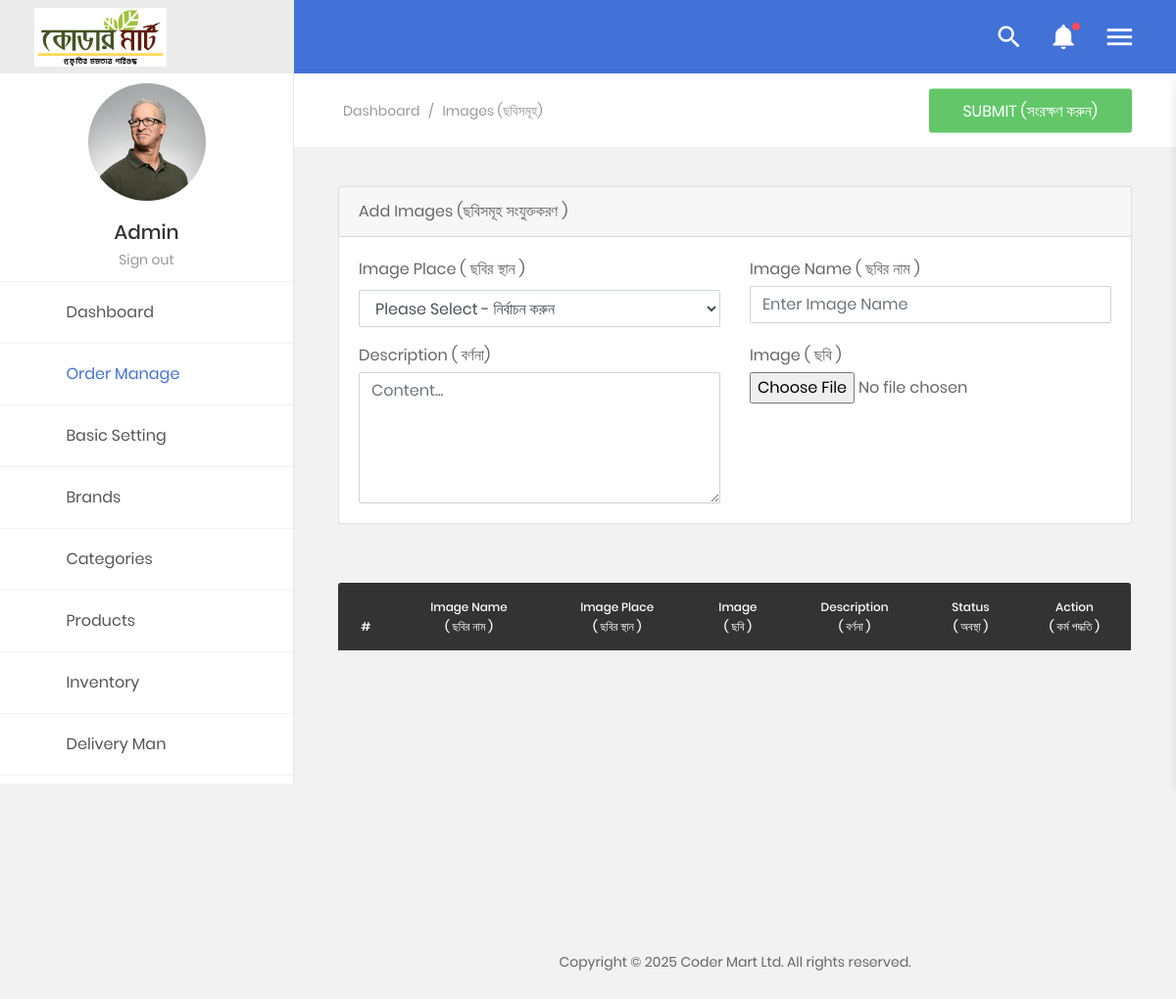
The page /admin/home/images.php (signed in) on the database as committed earlier.
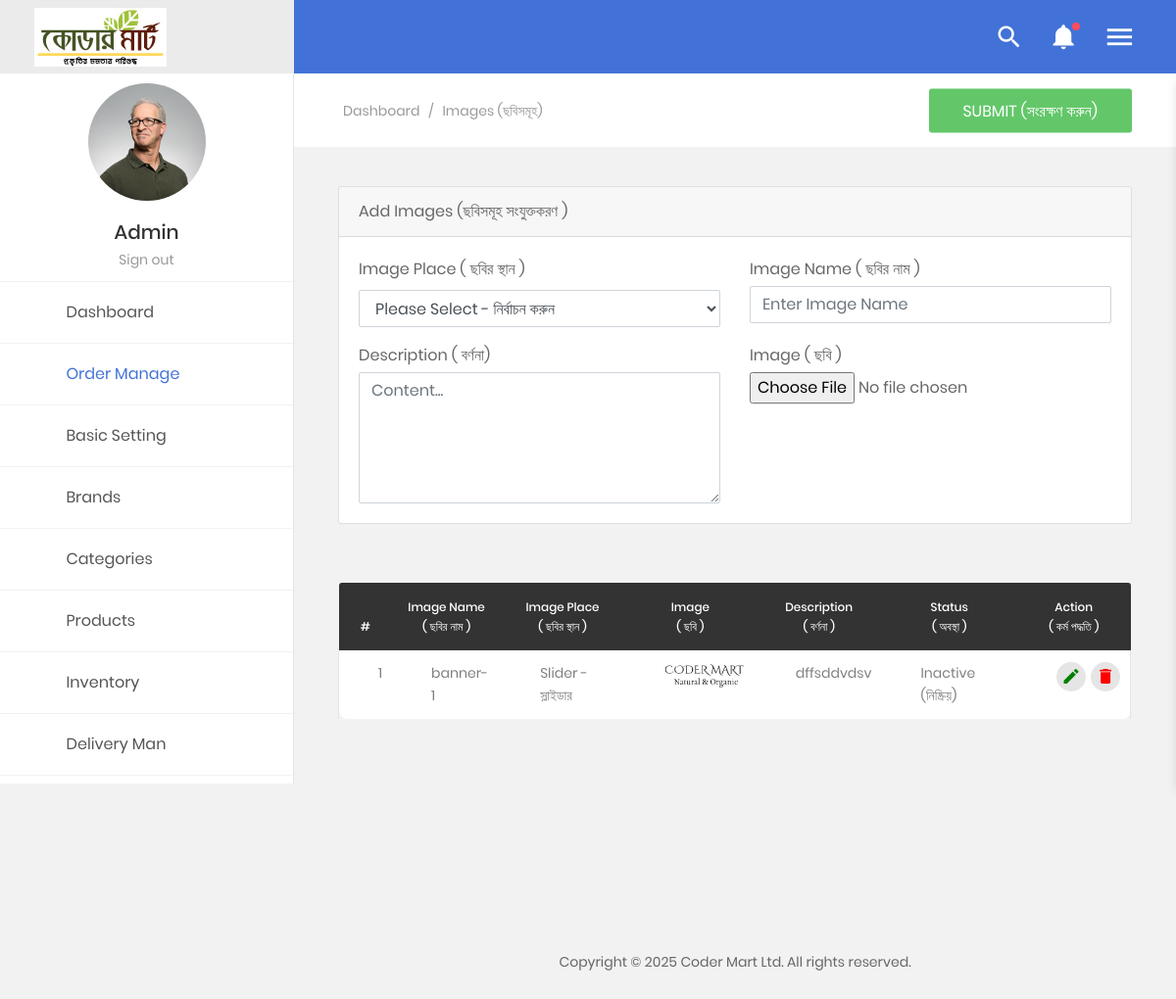
The same page on the database as committed later.
### tables this page shows
CREATE TABLE `basic` (
  `id` int(11) NOT NULL,
  `compName` varchar(50) NOT NULL,
  `compName_en` varchar(50) DEFAULT NULL,
  `address` varchar(255) NOT NULL,
  `phone` varchar(25) NOT NULL,
  `office_phone` varchar(25) NOT NULL,
  `email` varchar(100) NOT NULL,
  `logo` varchar(255) NOT NULL,
  `currency` varchar(255) NOT NULL,
  `facebook` varchar(100) NOT NULL,
  `twitter` varchar(100) NOT NULL,
  `linkedin` varchar(100) NOT NULL,
  `delivery_method` varchar(255) NOT NULL,
  `messanger_group` varchar(150) NOT NULL,
  `whatapps_group` varchar(150) NOT NULL,
  `open_time` varchar(100) NOT NULL,
  `close_time` varchar(100) NOT NULL,
  `updationDate` timestamp NOT NULL DEFAULT current_timestamp()
);

CREATE TABLE `images` (
  `id` int(11) NOT NULL,
  `imgType` varchar(5) NOT NULL,
  `image` varchar(255) NOT NULL,
  `imgName` varchar(255) NOT NULL,
  `imgDesc` varchar(255) NOT NULL,
  `status` varchar(10) NOT NULL
);

CREATE TABLE `banner` (
  `id` int(11) NOT NULL,
  `bannerName` varchar(100) NOT NULL,
  `bannerType` varchar(10) NOT NULL
);

### admin/include/config.php (called while the page is built, shortened)
<?php
   $con = mysqli_connect(DB_SERVER,DB_USER,DB_PASS,DB_NAME);
	$sql=mysqli_query($con,"select * from basic where id='1'");
	while($row=mysqli_fetch_array($sql))
	{
		$compName=$row['compName'];
	}
?>

### admin/home/images.php (the view, shortened to what the changed rows need)
<?php
include('../include/config.php');
?>
<!DOCTYPE html>
<html lang="en">
   <?php include('share/head.php');?>
   <body class="animsition">
      <div class="page-wrapper">
         <?php include('share/menu.php');?>
         <div class="page-container2">
            <div class="main-content">
               <div class="section__content section__content--p30">
                  <div class="container-fluid">
													<?php
													$query = mysqli_query($con, "SELECT * FROM banner");
													while ($row = mysqli_fetch_assoc($query)) {
														var_dump($row);
													}
													?>
                     <div class="row m-t-30">
                        <div class="col-md-12">
                           <div class="table-responsive m-b-40">
                              <table class="table table-borderless table-data3">
                                 <thead>
                                        <tr>
                                            <th>#</th>
                                            <th>Image Name <br> ( ছবির নাম )</th>
											<th>Image Place <br> ( ছবির স্থান )</th>
											<th>Image <br>( ছবি )</th>
											<th>Description <br>( বর্ণনা )</th>
											<th>Status <br>( অবস্থা )</th>
                                            <th>Action <br>( কর্ম পদ্ধতি )</th>
                                        </tr>
                                    </thead>
                                 <tbody>
								 <?php
                                        $query = $con->query("SELECT im.*, ba.bannerName, ba.bannerType FROM images im
														JOIN banner ba ON ba.bannerType = im.imgType ORDER BY id DESC");
                                        $cnt = 1;
                                        while ($row = $query->fetch_assoc()) {
                                        ?>
                                    <tr>
                                       <td><?php echo $cnt++; ?></td>
									   <td><?php echo htmlentities($row['imgName']); ?></td>
									   <td><?php echo htmlentities($row['bannerName']); ?></td>
                                       <td><img src="../images/<?php echo $row['id']; ?>/<?php echo htmlentities($row['image']); ?>" width="100" height="100"></td>
									   <td><?php echo htmlentities($row['imgDesc']); ?></td>
									   <td><?php echo htmlentities($row['status'] == 'A') ? 'Active (সক্রিয়)' : 'Inactive (নিষ্ক্রিয়)'; ?></td>
									   <td>
                                        <div class="table-data-feature">
											<button class="item" data-toggle="tooltip" data-placement="top" title="Edit">
												<a href="images.php?id=<?php echo $row['id']; ?>" style="text-decoration: none; display: flex; align-items: center;">
													<i class="zmdi zmdi-edit" style="color:#008000"></i>
												</a>
											</button>
											<button class="item" data-toggle="tooltip" data-placement="top" title="Delete">
												<a href="images.php?id=<?php echo $row['id']; ?>&del=delete" onClick="return confirm('Are you sure (আপনি কি নিশ্চিত)?')">
													<i class="zmdi zmdi-delete" style="color:#FF0000"></i>
												</a>
											</button>
                                        </div>
                                       </td>
                                    </tr>
                                   <?php } ?>
                                 </tbody>
                              </table>
                           </div>
                        </div>
                     </div>
                  </div>
               </div>
            </div>
         </div>
      </div>
   </body>

### admin/home/share/menu.php (shortened to what the changed rows need)
<aside class="menu-sidebar2">
            <div class="logo">
				<a href="index.php">
					<?php
					$sql=mysqli_query($con,"select * from basic where id='1'");
					while($row=mysqli_fetch_array($sql))
					{	?>
					<img src="../logo/<?php echo $row['id'];?>/<?php echo $row['logo'];?>"  alt="<?php if(isset($compName)){ echo $compName;}?>"/>
					<?php } ?>
				</a>
            </div>
            <div class="menu-sidebar2__content js-scrollbar1">
                <div class="account2">
                    <div class="image img-cir img-120">
                        <img src="images/icon/avatar-big-01.jpg" alt="John Doe" />
                    </div>
					<?php
					$sql=mysqli_query($con,"select * from admin where id='1'");
					while($row=mysqli_fetch_array($sql))
					{	?>
				    <h4 class="name"><?php echo $row['username'];?></h4>
					<?php } ?>
                    <a href="../logout.php">Sign out</a>
                </div>
            </div>
        </aside>

Rows that differ between the two databases and show on the page:
added images: imgName "banner-1", banner.bannerName "Slider - স্লাইডার", image (picture), imgDesc "dffsddvdsv", status "Inactive (নিষ্ক্রিয়)"
